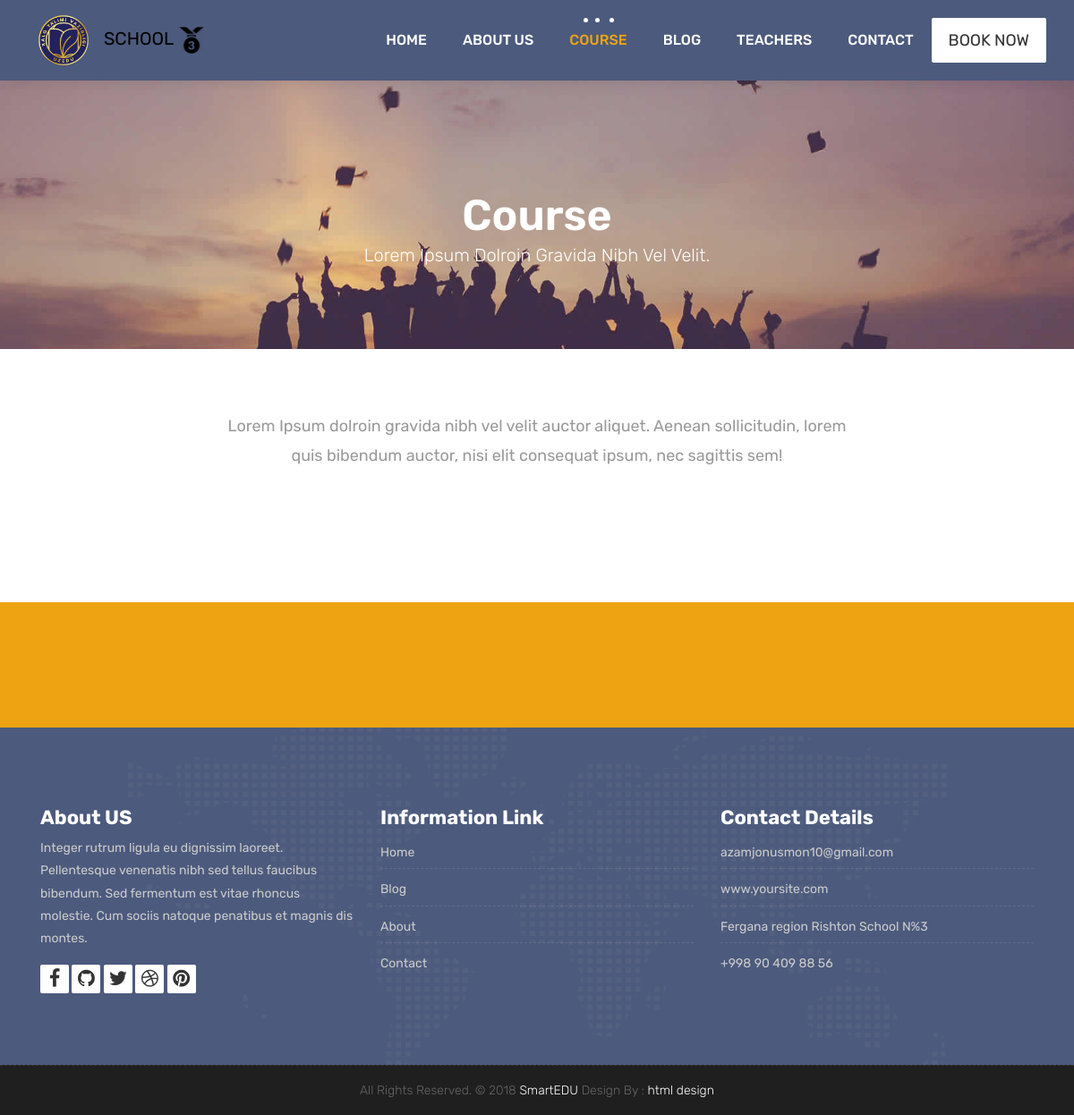
/course/, run on an earlier commit of the app's database.
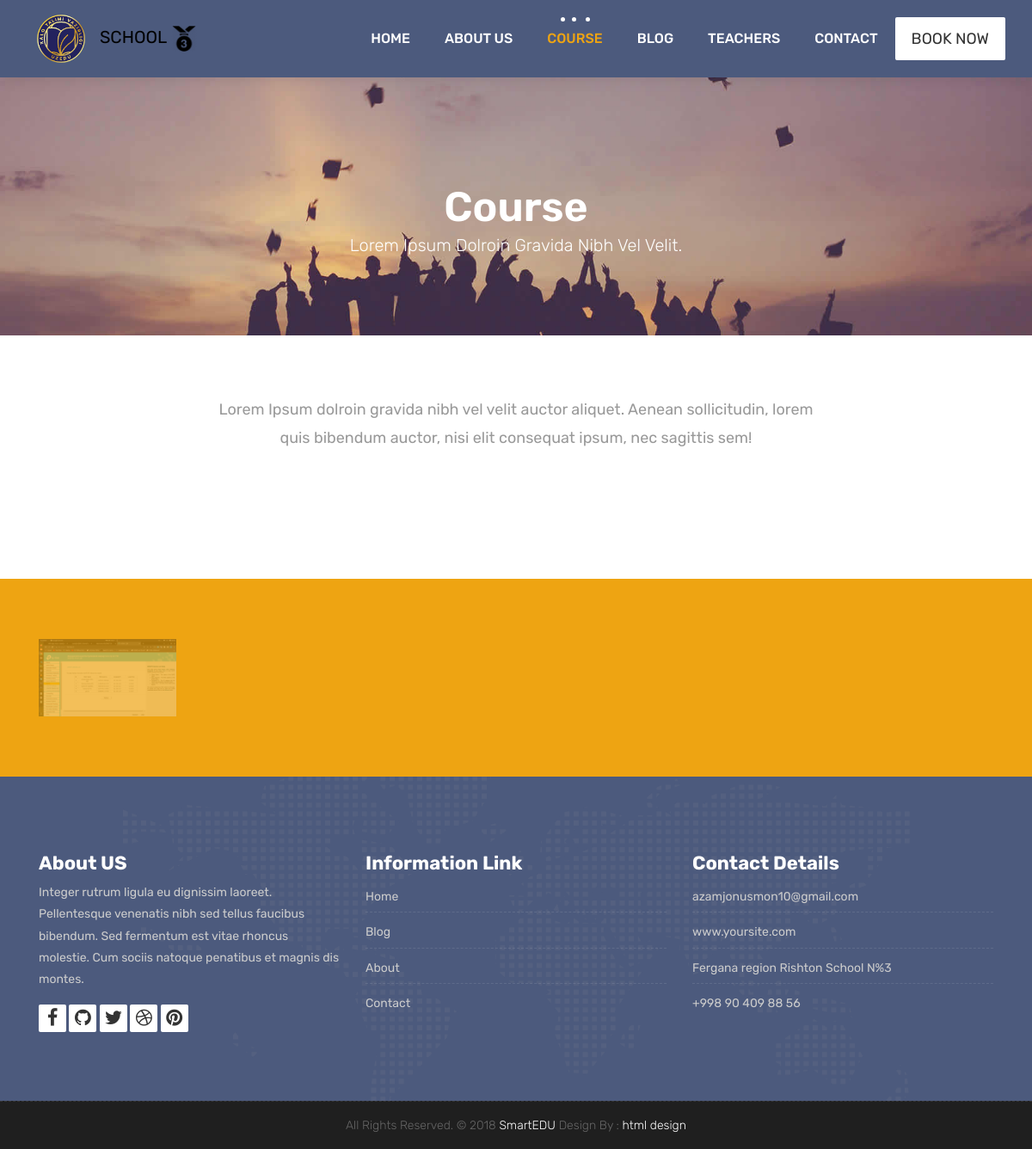
And on a later commit of the database.
### home/models.py (models this page shows, shortened)
class Partner(models.Model):
    name = models.CharField(max_length=100)
    image = models.ImageField(upload_to='about/image/partner/')

### home/views.py (the view)
# urls.py: path('course/',course,name='course'),
def course(request):
    data={
        'course':Course.objects.all(),
        'star1':[1,2,3,4,5],
        'star2':[1,2,3,4],
        'partner':Partner.objects.all(),
    }
    return render(request ,'course.html',data)

### template/course.html (shortened to what this page needs)
{% extends 'base.html' %}
{% block content %}
				<div class="collapse navbar-collapse" id="navbars-host">
					<ul class="navbar-nav ml-auto">
						<li class="nav-item"><a class="nav-link" href="/">Home</a></li>
						<li class="nav-item"><a class="nav-link" href="/about/">About Us</a></li>
						<li class="nav-item active"><a class="nav-link" href="/course/">Course</a></li>
						<li class="nav-item"><a class="nav-link" href="/blog/">Blog</a></li>
						<li class="nav-item"><a class="nav-link" href="/teachers/">Teachers</a></li>
						<li class="nav-item"><a class="nav-link" href="/contact/">Contact</a></li>
					</ul>
					<ul class="nav navbar-nav navbar-right">
                        <li><a class="hover-btn-new log" href="#" data-toggle="modal" data-target="#login"><span>Book Now</span></a></li>
                    </ul>
				</div>
			</div>
		</nav>
	</header>
	<div class="all-title-box">
		<div class="container text-center">
			<h1>Course<span class="m_1">Lorem Ipsum dolroin gravida nibh vel velit.</span></h1>
		</div>
	</div>
    <div id="overviews" class="section wb">
        <div class="container">
            <div class="section-title row text-center">
                <div class="col-md-8 offset-md-2">
                    <p class="lead">Lorem Ipsum dolroin gravida nibh vel velit auctor aliquet. Aenean sollicitudin, lorem quis bibendum auctor, nisi elit consequat ipsum, nec sagittis sem!</p>
                </div>
            </div>
            <hr class="invis">
        </div>
    </div>
    <div class="parallax section dbcolor">
        <div class="container">
            <div class="row logos">
				{% for p in partner %}
                <div class="col-md-2 col-sm-2 col-xs-6 wow fadeInUp">
                    <a href="#"><img src="{{p.image.url}}" alt="" class="img-repsonsive"></a>
                </div>
              {% endfor %}
            </div>
        </div>
    </div>
{% endblock %}

What changed in the data, as far as the page shows it:
added Partner: image (picture)
